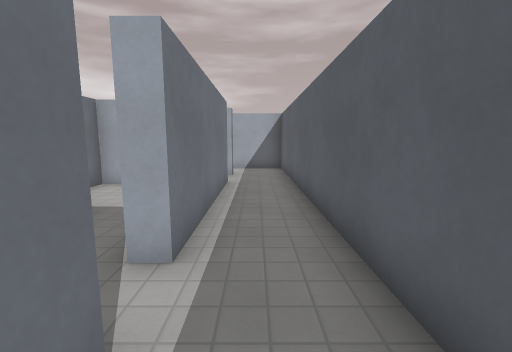
view 1 (above)

23 first-person views from a walk through a 3-D level made in the Godot game engine. The camera is 1.4 m above the floor, tilts 8° down and sees 90° across. The floor is counted in squares, 1 m on a side. Each view is taken from the middle of a square. On the plan, view 1 faces up. The plan holds only what a view shows up to about 13 squares ahead; the rest is blank. Surface patterns are stand-ins for the level's own textures.

view 2
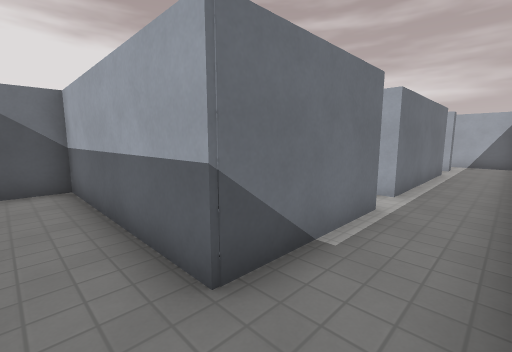

view 3
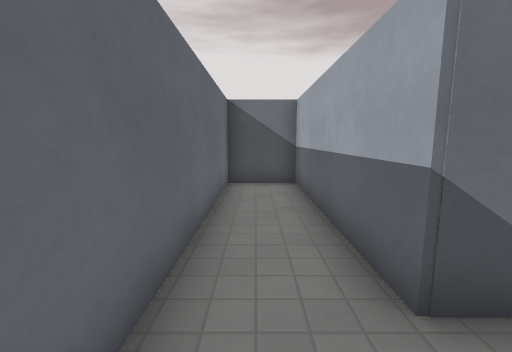

view 4
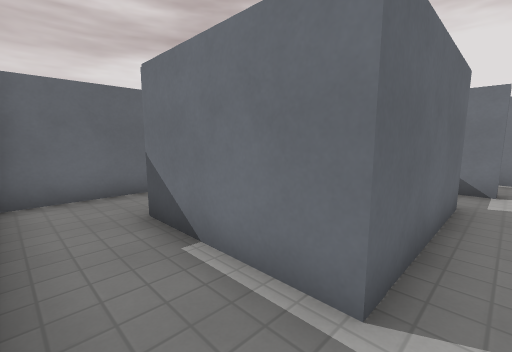

view 5
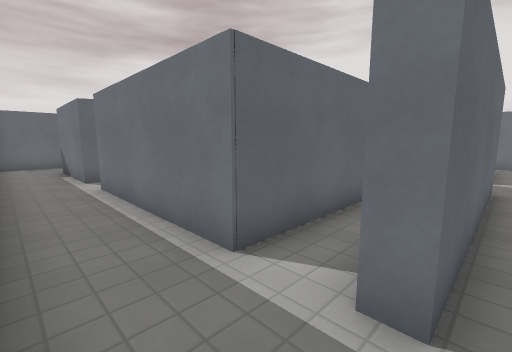

view 6
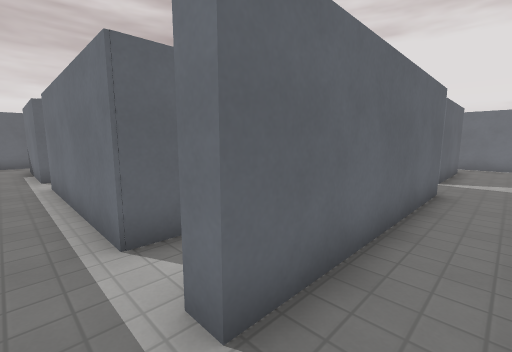

view 7
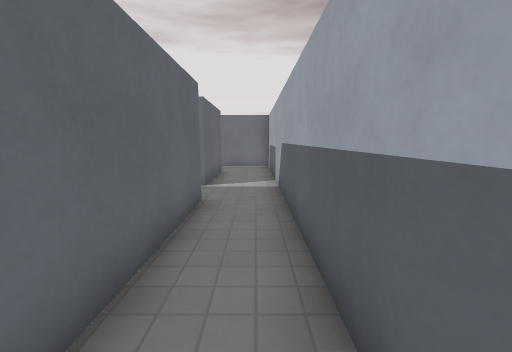

view 8
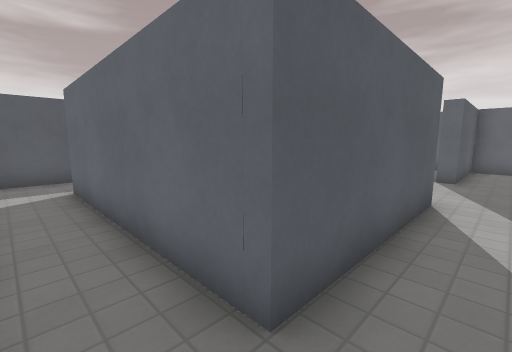

view 9
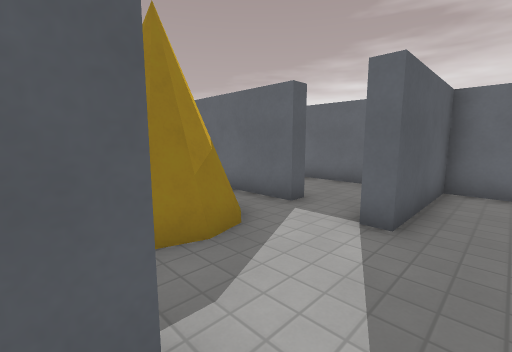

view 10
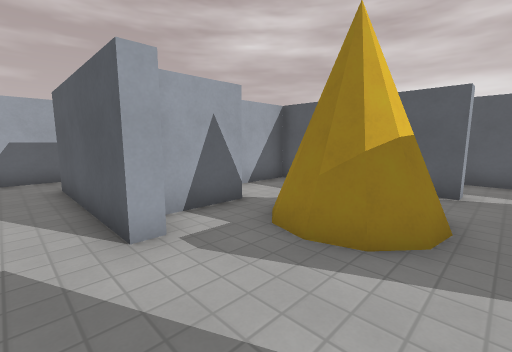

view 11
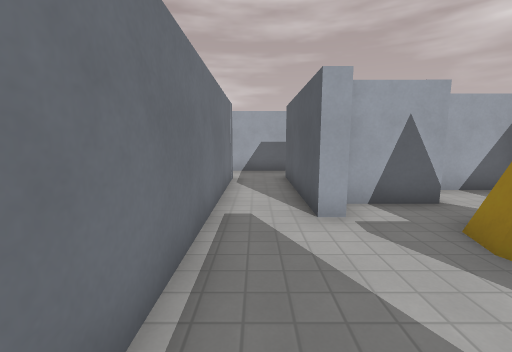

view 12
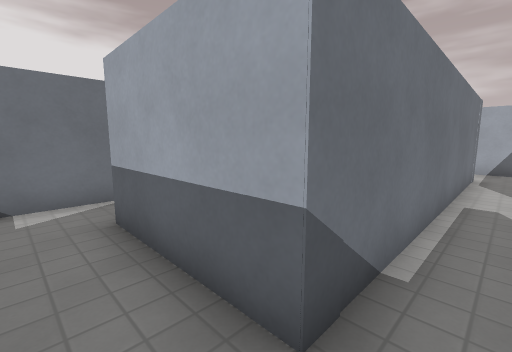

view 13
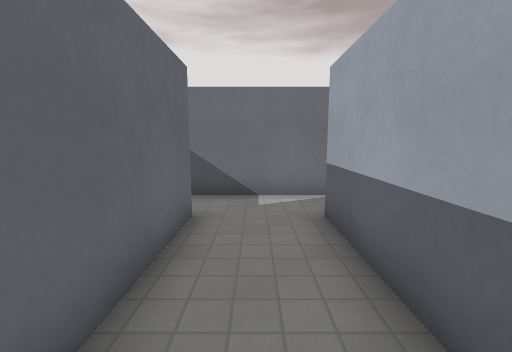

view 14
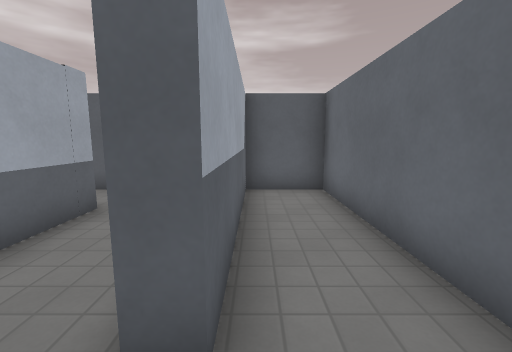

view 15
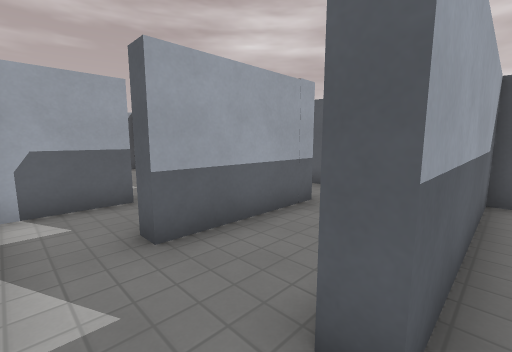

view 16
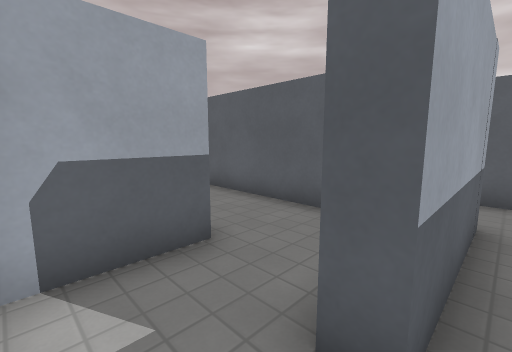

view 17
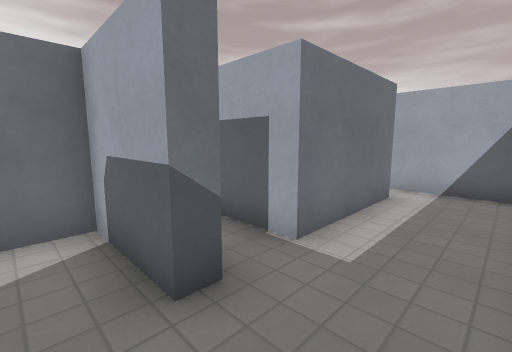

view 18
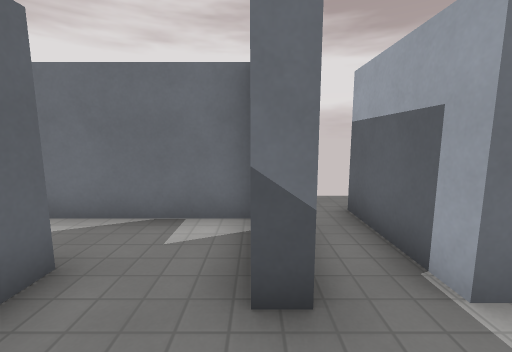

view 19
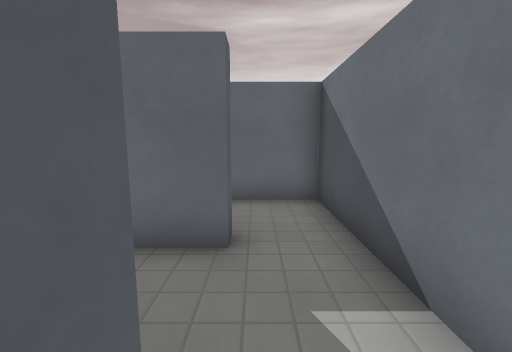

view 20
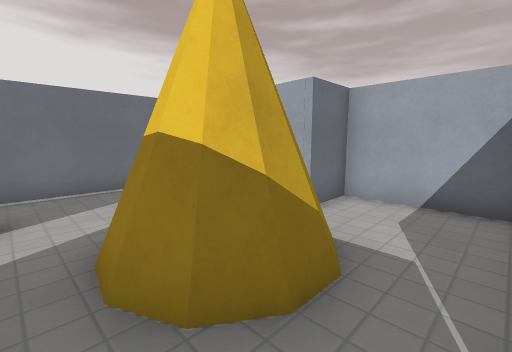

view 21
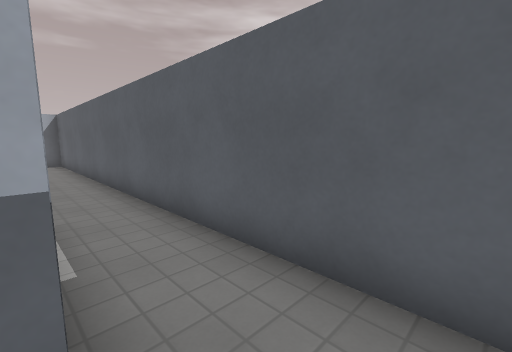

view 22
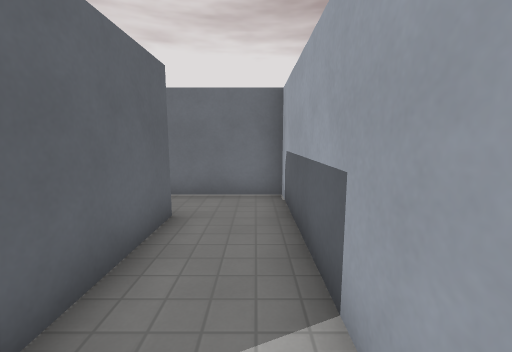

view 23
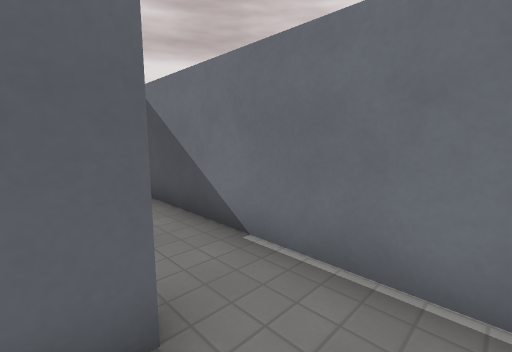

### Floor plan
Points are (right, up) in squares from view 1. A wall is a line through its corners. A room is listed if a view was taken in it or the views show most of it. See-through windows are left out.
Room 1 (views 1, 2, 3, 4, 21)
walls: (-0.9, 1.3) (-0.9, -2.7) (-7.3, -2.7) (-7.3, -4.9) (1.1, -4.9); (1.3, -4.1) (1.3, 10.5); (-4.9, 8.6) (-0.9, 8.6) (-0.9, 2.8) (-1.5, 2.8); (-0.9, 10.7) (-0.9, 10.1)
ways out: opening at (0.5, 10) to room 2; opening at (-1, 2) to room 3
Room 2 (views 5, 6, 7, 8, 22, 23)
walls: (-7.9, 10.7) (-0.9, 10.7); (-13.8, 10.4) (-9.9, 10.4); (1.3, 10.5) (1.3, 12.7) (-15.5, 12.7) (-15.5, 10.5)
ways out: opening at (0.5, 10) to room 1; opening at (-9, 10) to room 3; opening at (-14.5, 10) to room 8
Room 3 (views 9, 10, 20)
walls: (-7.2, 5.5) (-7.9, 5.5) (-7.9, 10.7); (-7.9, 1.8) (-7.3, 1.8); (-5.5, 1.3) (-0.9, 1.3); (-1.5, 7.1) (-1.5, 8.1) (-4.9, 8.1) (-4.9, 6.5) (-7, 6.5); (-1.5, 2.8) (-1.5, 3.9); (-9.9, 10.4) (-9.9, 1.5)
ways out: opening at (-1, 2) to room 1; opening at (-9, 10) to room 2; opening at (-9, 1) to room 4; opening at (-6.5, 1)
objects: other object (-6, 3) to (-3, 5)
Room 4 (views 11, 12, 13, 16, 19)
walls: (-9.9, 1.5) (-9.9, 0.3) (-13.6, 0.3) (-13.6, 0.8); (-13.6, -2.2) (-7.9, -2.2) (-7.9, 1.8); (-15.5, 1.5) (-15.5, -1.4)
ways out: opening at (-9, 1) to room 3; opening at (-14.5, -2) to room 5; opening at (-14.5, 1) to room 9
Room 5 (views 14, 15)
walls: (-15.5, -1.4) (-15.5, -4.9) (-7.9, -4.9) (-7.9, -2.7) (-13.6, -2.7) (-13.6, -2.2)
ways out: opening at (-14.5, -2) to room 4
Room 6 (views 17, 18)
walls: (-10.4, 2.6) (-10.4, 3.6); (-13, 3.5) (-13, 3); (-13.6, 0.8) (-13, 0.8)
ways out: opening at (-11.5, 3) to room 7; opening at (-13, 2) to room 9
Room 7 (no view inside)
walls: (-10.4, 3.6) (-10.4, 6.8); (-13, 8.8) (-13, 4.9) (-16.1, 4.9); (-10.4, 9.9) (-13.5, 9.9)
ways out: opening at (-11.5, 3) to room 6; opening at (-13, 9) to room 8; opening at (-17, 4)
Room 8 (no view inside)
walls: (-15.5, 10.5) (-15.5, 5.8)
ways out: opening at (-14.5, 10) to room 2; opening at (-13, 9) to room 7
Room 9 (no view inside)
walls: (-13, 3) (-15.5, 3) (-15.5, 1.5)
ways out: opening at (-14.5, 1) to room 4; opening at (-13, 2) to room 6

Where each view was taken, in squares from view 1:
view 1: 0 up, 0 right, facing up
view 2: 4 down, 1 right, facing up-left
view 3: 4 down, 1 right, facing left
view 4: 2 up, 1 right, facing down-left
view 5: 11 up, 1 right, facing down-left
view 6: 12 up, 0 right, facing down-left
view 7: 12 up, 2 left, facing left
view 8: 12 up, 9 left, facing down-right
view 9: 6 up, 9 left, facing down-right
view 10: 2 up, 9 left, facing up-right
view 11: 1 up, 9 left, facing up
view 12: 1 down, 9 left, facing up-left
view 13: 1 down, 9 left, facing left
view 14: 3 down, 15 left, facing right
view 15: 3 down, 15 left, facing up-right
view 16: 0 up, 15 left, facing up-right
view 17: 2 up, 11 left, facing up-left
view 18: 3 up, 11 left, facing left
view 19: 1 up, 14 left, facing down
view 20: 2 up, 2 left, facing up-left
view 21: 4 down, 1 left, facing up-right
view 22: 12 up, 9 left, facing left
view 23: 12 up, 13 left, facing down-left
